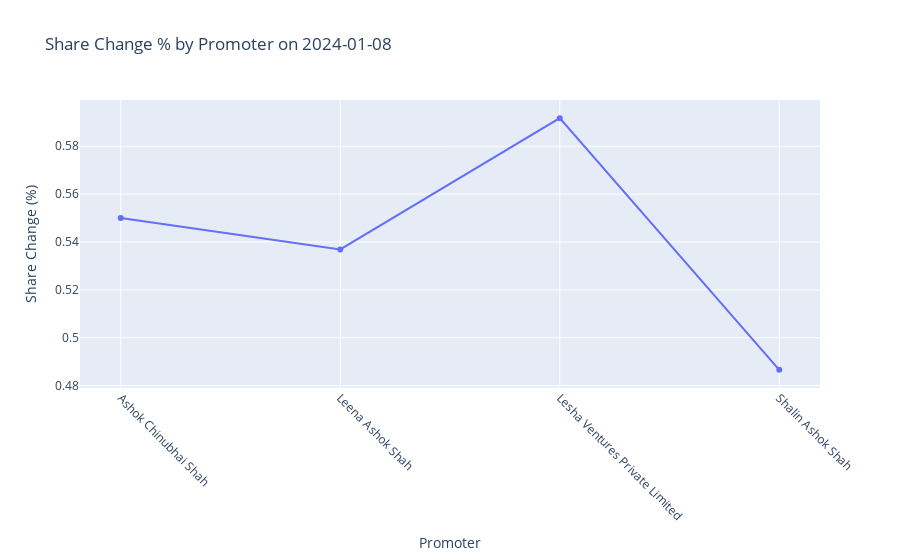

The code cell stored with this chart in its notebook:
### Code cell
df = pd.DataFrame(data)

# Drop rows where Share_Change% is None
df = df.dropna(subset=['Share_Change%'])

# Plotting using Plotly Express
fig = px.line(
    df,
    x='Promoter',
    y='Share_Change%',
    title='Share Change % by Promoter on 2024-01-08',
    labels={
        'Promoter': 'Promoter',
        'Share_Change%': 'Share Change (%)'
    },
    markers=True
)

# Customize the layout
fig.update_layout(xaxis_title="Promoter", yaxis_title="Share Change (%)")
fig.update_xaxes(tickangle=45)

# Display the plot
fig.show()

### Figure 1 — Plotly figure (JSON) as saved in the notebook; plotly's stock layout.template omitted (floating-point values rounded to 4 significant figures)
{"data": [{"hovertemplate": "Promoter=%{x}<br>Share Change (%)=%{y}<extra></extra>", "legendgroup": "", "line": {"color": "#636efa", "dash": "solid"}, "marker": {"symbol": "circle"}, "mode": "lines+markers", "name": "", "orientation": "v", "showlegend": false, "type": "scatter", "x": ["Ashok Chinubhai Shah", "Leena Ashok Shah", "Lesha Ventures Private Limited", "Shalin Ashok Shah"], "xaxis": "x", "y": [0.5501, 0.5369, 0.5917, 0.4866], "yaxis": "y"}], "layout": {"legend": {"tracegroupgap": 0}, "title": {"text": "Share Change % by Promoter on 2024-01-08"}, "xaxis": {"anchor": "y", "domain": [0, 1], "tickangle": 45, "title": {"text": "Promoter"}}, "yaxis": {"anchor": "x", "domain": [0, 1], "title": {"text": "Share Change (%)"}}}}
